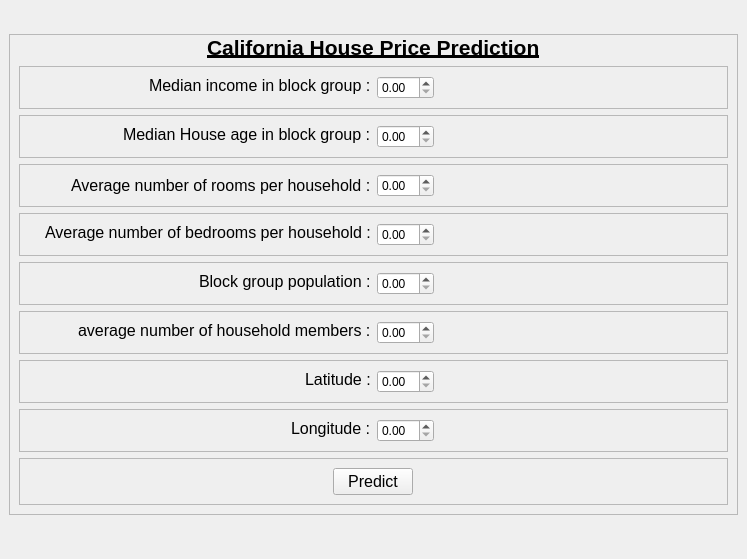
<?xml version="1.0" encoding="UTF-8"?>
<ui version="4.0">
 <class>MainWindow</class>
 <widget class="QMainWindow" name="MainWindow">
  <property name="geometry">
   <rect>
    <x>0</x>
    <y>0</y>
    <width>747</width>
    <height>559</height>
   </rect>
  </property>
  <property name="windowTitle">
   <string>MainWindow</string>
  </property>
  <property name="styleSheet">
   <string notr="true"/>
  </property>
  <widget class="QWidget" name="centralwidget">
   <property name="styleSheet">
    <string notr="true"/>
   </property>
   <layout class="QHBoxLayout" name="horizontalLayout">
    <property name="topMargin">
     <number>0</number>
    </property>
    <item alignment="Qt::AlignVCenter">
     <widget class="QFrame" name="frame">
      <property name="styleSheet">
       <string notr="true"/>
      </property>
      <property name="frameShape">
       <enum>QFrame::StyledPanel</enum>
      </property>
      <property name="frameShadow">
       <enum>QFrame::Raised</enum>
      </property>
      <layout class="QVBoxLayout" name="verticalLayout">
       <property name="topMargin">
        <number>0</number>
       </property>
       <item alignment="Qt::AlignHCenter|Qt::AlignTop">
        <widget class="QLabel" name="label">
         <property name="font">
          <font>
           <pointsize>16</pointsize>
           <bold>true</bold>
           <underline>true</underline>
          </font>
         </property>
         <property name="text">
          <string>California House Price Prediction</string>
         </property>
        </widget>
       </item>
       <item alignment="Qt::AlignTop">
        <widget class="QFrame" name="frame_2">
         <property name="sizePolicy">
          <sizepolicy hsizetype="Preferred" vsizetype="Expanding">
           <horstretch>0</horstretch>
           <verstretch>0</verstretch>
          </sizepolicy>
         </property>
         <property name="frameShape">
          <enum>QFrame::StyledPanel</enum>
         </property>
         <property name="frameShadow">
          <enum>QFrame::Raised</enum>
         </property>
         <layout class="QHBoxLayout" name="horizontalLayout_2">
          <item alignment="Qt::AlignRight|Qt::AlignTop">
           <widget class="QLabel" name="label_2">
            <property name="font">
             <font>
              <pointsize>12</pointsize>
             </font>
            </property>
            <property name="text">
             <string>Median income in block group :</string>
            </property>
           </widget>
          </item>
          <item alignment="Qt::AlignLeft">
           <widget class="QDoubleSpinBox" name="doubleSpinBox"/>
          </item>
         </layout>
        </widget>
       </item>
       <item alignment="Qt::AlignTop">
        <widget class="QFrame" name="frame_3">
         <property name="sizePolicy">
          <sizepolicy hsizetype="Preferred" vsizetype="Expanding">
           <horstretch>0</horstretch>
           <verstretch>0</verstretch>
          </sizepolicy>
         </property>
         <property name="frameShape">
          <enum>QFrame::StyledPanel</enum>
         </property>
         <property name="frameShadow">
          <enum>QFrame::Raised</enum>
         </property>
         <layout class="QHBoxLayout" name="horizontalLayout_3">
          <item alignment="Qt::AlignRight|Qt::AlignTop">
           <widget class="QLabel" name="label_3">
            <property name="font">
             <font>
              <pointsize>12</pointsize>
             </font>
            </property>
            <property name="text">
             <string>Median House age in block group :</string>
            </property>
           </widget>
          </item>
          <item alignment="Qt::AlignLeft">
           <widget class="QDoubleSpinBox" name="doubleSpinBox_2"/>
          </item>
         </layout>
        </widget>
       </item>
       <item alignment="Qt::AlignTop">
        <widget class="QFrame" name="frame_4">
         <property name="sizePolicy">
          <sizepolicy hsizetype="Preferred" vsizetype="Expanding">
           <horstretch>0</horstretch>
           <verstretch>0</verstretch>
          </sizepolicy>
         </property>
         <property name="frameShape">
          <enum>QFrame::StyledPanel</enum>
         </property>
         <property name="frameShadow">
          <enum>QFrame::Raised</enum>
         </property>
         <layout class="QHBoxLayout" name="horizontalLayout_4">
          <item alignment="Qt::AlignRight">
           <widget class="QLabel" name="label_4">
            <property name="font">
             <font>
              <pointsize>12</pointsize>
             </font>
            </property>
            <property name="text">
             <string>Average number of rooms per household :</string>
            </property>
           </widget>
          </item>
          <item alignment="Qt::AlignLeft">
           <widget class="QDoubleSpinBox" name="doubleSpinBox_3"/>
          </item>
         </layout>
        </widget>
       </item>
       <item alignment="Qt::AlignTop">
        <widget class="QFrame" name="frame_5">
         <property name="sizePolicy">
          <sizepolicy hsizetype="Preferred" vsizetype="Expanding">
           <horstretch>0</horstretch>
           <verstretch>0</verstretch>
          </sizepolicy>
         </property>
         <property name="frameShape">
          <enum>QFrame::StyledPanel</enum>
         </property>
         <property name="frameShadow">
          <enum>QFrame::Raised</enum>
         </property>
         <layout class="QHBoxLayout" name="horizontalLayout_5">
          <item alignment="Qt::AlignRight|Qt::AlignTop">
           <widget class="QLabel" name="label_5">
            <property name="font">
             <font>
              <pointsize>12</pointsize>
             </font>
            </property>
            <property name="text">
             <string>Average number of bedrooms per household :</string>
            </property>
           </widget>
          </item>
          <item alignment="Qt::AlignLeft">
           <widget class="QDoubleSpinBox" name="doubleSpinBox_4"/>
          </item>
         </layout>
        </widget>
       </item>
       <item alignment="Qt::AlignTop">
        <widget class="QFrame" name="frame_6">
         <property name="sizePolicy">
          <sizepolicy hsizetype="Preferred" vsizetype="Expanding">
           <horstretch>0</horstretch>
           <verstretch>0</verstretch>
          </sizepolicy>
         </property>
         <property name="frameShape">
          <enum>QFrame::StyledPanel</enum>
         </property>
         <property name="frameShadow">
          <enum>QFrame::Raised</enum>
         </property>
         <layout class="QHBoxLayout" name="horizontalLayout_6">
          <item alignment="Qt::AlignRight|Qt::AlignTop">
           <widget class="QLabel" name="label_6">
            <property name="font">
             <font>
              <pointsize>12</pointsize>
             </font>
            </property>
            <property name="text">
             <string>Block group population :</string>
            </property>
           </widget>
          </item>
          <item alignment="Qt::AlignLeft">
           <widget class="QDoubleSpinBox" name="doubleSpinBox_5"/>
          </item>
         </layout>
        </widget>
       </item>
       <item alignment="Qt::AlignTop">
        <widget class="QFrame" name="frame_7">
         <property name="sizePolicy">
          <sizepolicy hsizetype="Preferred" vsizetype="Expanding">
           <horstretch>0</horstretch>
           <verstretch>0</verstretch>
          </sizepolicy>
         </property>
         <property name="frameShape">
          <enum>QFrame::StyledPanel</enum>
         </property>
         <property name="frameShadow">
          <enum>QFrame::Raised</enum>
         </property>
         <layout class="QHBoxLayout" name="horizontalLayout_7">
          <item alignment="Qt::AlignRight|Qt::AlignTop">
           <widget class="QLabel" name="label_7">
            <property name="font">
             <font>
              <pointsize>12</pointsize>
             </font>
            </property>
            <property name="text">
             <string>average number of household members :</string>
            </property>
           </widget>
          </item>
          <item alignment="Qt::AlignLeft">
           <widget class="QDoubleSpinBox" name="doubleSpinBox_6"/>
          </item>
         </layout>
        </widget>
       </item>
       <item alignment="Qt::AlignTop">
        <widget class="QFrame" name="frame_8">
         <property name="frameShape">
          <enum>QFrame::StyledPanel</enum>
         </property>
         <property name="frameShadow">
          <enum>QFrame::Raised</enum>
         </property>
         <layout class="QHBoxLayout" name="horizontalLayout_8">
          <item alignment="Qt::AlignRight|Qt::AlignTop">
           <widget class="QLabel" name="label_8">
            <property name="font">
             <font>
              <pointsize>12</pointsize>
             </font>
            </property>
            <property name="text">
             <string>Latitude :</string>
            </property>
           </widget>
          </item>
          <item alignment="Qt::AlignLeft">
           <widget class="QDoubleSpinBox" name="doubleSpinBox_7"/>
          </item>
         </layout>
        </widget>
       </item>
       <item alignment="Qt::AlignTop">
        <widget class="QFrame" name="frame_9">
         <property name="frameShape">
          <enum>QFrame::StyledPanel</enum>
         </property>
         <property name="frameShadow">
          <enum>QFrame::Raised</enum>
         </property>
         <layout class="QHBoxLayout" name="horizontalLayout_9">
          <item alignment="Qt::AlignRight|Qt::AlignTop">
           <widget class="QLabel" name="label_9">
            <property name="font">
             <font>
              <pointsize>12</pointsize>
             </font>
            </property>
            <property name="text">
             <string>Longitude :</string>
            </property>
           </widget>
          </item>
          <item alignment="Qt::AlignLeft">
           <widget class="QDoubleSpinBox" name="doubleSpinBox_8"/>
          </item>
         </layout>
        </widget>
       </item>
       <item>
        <widget class="QFrame" name="frame_10">
         <property name="frameShape">
          <enum>QFrame::StyledPanel</enum>
         </property>
         <property name="frameShadow">
          <enum>QFrame::Raised</enum>
         </property>
         <layout class="QHBoxLayout" name="horizontalLayout_10">
          <item alignment="Qt::AlignHCenter">
           <widget class="QPushButton" name="pushButton">
            <property name="font">
             <font>
              <pointsize>12</pointsize>
             </font>
            </property>
            <property name="text">
             <string>Predict</string>
            </property>
           </widget>
          </item>
         </layout>
        </widget>
       </item>
      </layout>
     </widget>
    </item>
   </layout>
  </widget>
 </widget>
 <resources/>
 <connections/>
</ui>
